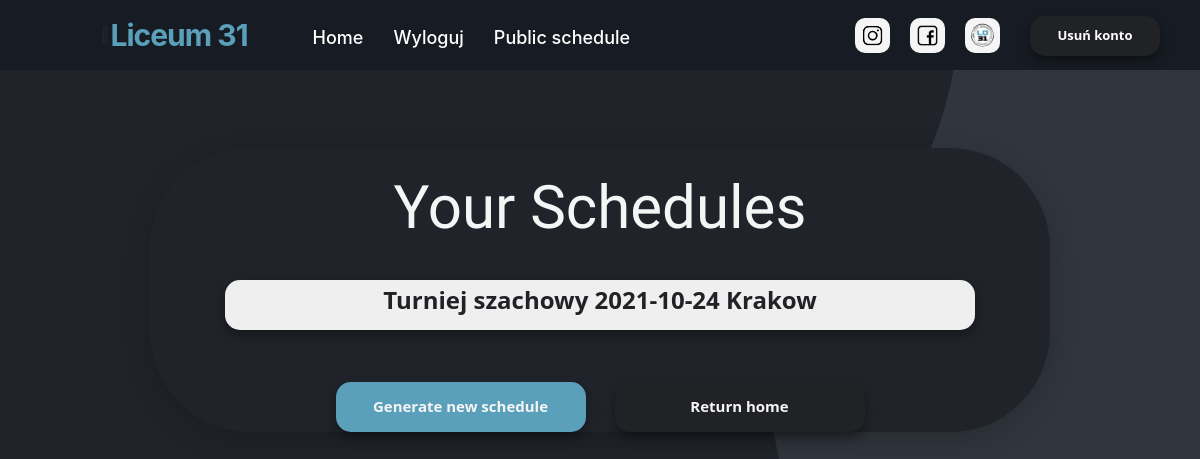
Before: /tournaments (signed in) with the older database file.
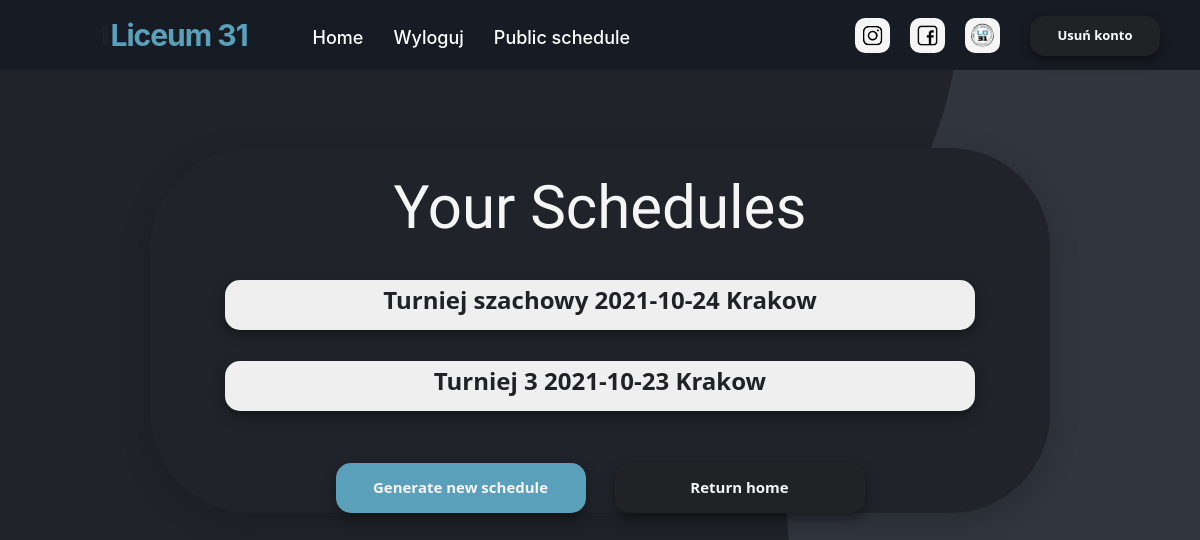
After: the same page with the newer database file.
### website/models.py (models this page shows)
class Tournament(db.Model):
    id = db.Column(db.Integer,primary_key=True)
    user_id = db.Column(db.Integer,db.ForeignKey('user.id'))
    name = db.Column(db.String(150))
    date = db.Column(db.Date)
    location = db.Column(db.String(150))
    discipline = db.Column(db.String(150))
    type = db.Column(db.String(150))
    status = db.Column(db.String(150), default="upcoming")
    is_public = db.Column(db.Boolean(),default=False)
    current_round_number = db.Column(db.Integer(),default=0)
    edited_dual_id = db.Column(db.Integer())
    rounds = db.relationship('Round')
    duals = db.relationship('Dual')
    opponents = db.relationship('Opponent')
    standings = db.relationship('Standing')

### website/views.py (the view)
@views.route('/tournaments', methods=['GET', 'POST'])
@login_required
def tournaments():
    return render_template("tournaments.html", user=current_user)

### website/__init__.py (called while the page is built)
def create_app():
    app = Flask(__name__)
    app.config['SECRET_KEY'] = 'kjabwdlajbal'
    app.config['SQLALCHEMY_DATABASE_URI'] = f'sqlite:///{DB_NAME}'
    db.init_app(app)  # inicjowanie bazy danych dla aplikacji
    from .views import views
    from .auth import auth
    app.register_blueprint(views, url_prefix='/')
    app.register_blueprint(auth, url_prefix='/')
    from .models import User
    create_datebase(app)
    login_manager = LoginManager()
    login_manager.login_view = 'auth.login'
    login_manager.init_app(app)
    @login_manager.user_loader
    def load_user(id):
        return User.query.get(int(id))
    return app

### website/templates/tournaments.html
 {% extends "base.html" %} {% block title %}Schedules{% endblock %} {% block content %}
<section class="tournaments_box_container container_tournaments">
    <br>
    <h3 align="center">Your Schedules</h3>
    <br>
    <ol class="list-group list-group-flush" id="pary">
        {% for tournament in user.tournaments %}
        <div align="center">
            <ol class="badge ">
                <button class="btn-danger_nav_list_group" onClick="showTournament({{tournament.id}})"><h4>{{tournament.name}} {{tournament.date}} {{tournament.location}}</h4> </button>
            </ol>
        </div>
        <br /> {% endfor %}
    </ol>
    <br />
    <div align="center">
        <a href="/new-schedule">
            <button type="button" class="btn-danger_nav_tournaments_blue">Generate new schedule</button>
        </a>
        <a href="/" style="margin-left: 25px;">
            <button type="button" class="btn-danger_nav_tournaments">Return home</button>
        </a>
    </div>
</section>
{% endblock %}

### website/templates/base.html (shortened to what this page needs)
<!DOCTYPE html>
<html>
<head>
    <link rel="stylesheet" href="https://stackpath.bootstrapcdn.com/bootstrap/4.4.1/css/bootstrap.min.css" />
    <link rel="stylesheet" href="https://stackpath.bootstrapcdn.com/font-awesome/4.7.0/css/font-awesome.min.css" />
    <link rel="stylesheet" href="{{ url_for('static', filename='style.css') }}">
</head>
<body>
    <nav>
        <div class="menu-icon">
            <span class="fas fa-bars"></span></div>
        <div class="logo" style="color: #5AA0BA; font-weight: 700;">
            Liceum 31</div>
        <div class="nav-items">
            {% if user.is_authenticated %}
            <li><a class="linkbutton link-active" id="home" href="/">Home</a></li>
            <li><a class="linkbutton" id="logout" href="/logout">Wyloguj</a></li>
            <li><a class="linkbutton" href="/public-schedule">Public schedule</a></li>
            {% else %}
            <li><a class="linkbutton" id="login" href="/login">Zaloguj</a></li>
            <li><a class="linkbutton" id="signUp" href="/sign-up">Zarejestruj się</a></li>
            {% endif %}
        </div>
        <a href="https://www.instagram.com/31lokrakow" target="_blank" rel="noopener noreferrer"> <img style="margin-right: 20px;" class="logo_social" src="../static/instragram-icon.png" width="35" height="35" alt="Instagram logo"></a>
        <a href="https://www.facebook.com/31LOKrakow" target="_blank" rel="noopener noreferrer"> <img style="margin-right: 20px;" class="logo_social" src="../static/facebook-icon.png" width="35" height="35" alt="Facebook logo"></a>
        <a href="https://www.lo31.krakow.pl/" target="_blank" rel="noopener noreferrer"> <img class="logo_social" src="../static/logo 31lo.png" width="35" height="35" alt="Oficjalna strona 31LO"></a>
        <button style="margin-left: 30px; margin-right: -60px;" align="right" type="submit" class="btn-danger_nav" onClick="deleteUser({{user.id}})">
      Usuń konto
    </button>
    </nav>
    <div class="container">{% block content %} {% endblock %}</div>
</body>
</html>

### website/static/style.css (style rules this page uses)
body { background-image: url("../static/bgp.png"); scroll-behavior: smooth; overflow: overlay; background-repeat: no-repeat; background-attachment: fixed }
.list-group { display: flex; flex-direction: column; padding-left: 0; margin-bottom: 0; font-weight: 700; }
nav { background: #171c24; display: flex; flex-wrap: wrap; align-items: center; justify-content: space-between; height: 70px; padding: 0 100px; }
nav .logo { color: #fff; font-size: 30px; font-weight: 600; letter-spacing: -1px; text-decoration: none; }
nav .nav-items { display: flex; flex: 1; padding: 0 0 0 50px; margin-top: 4px; }
nav .nav-items li { list-style: none; padding: 0 15px; }
nav .nav-items li a { color: #fff; font-size: 18px; font-weight: 500; text-decoration: none; }
.logo_social { border-radius: 10px; background-color: whitesmoke; }
h3 { color: whitesmoke; font-family: 'Stick No Bills', sans-serif; font-size: 60px; }
.tournaments_box_container { background-color: #20242A; height: 300px; width: 700px; box-shadow: 0 8px 30px 0 rgba(0, 0, 0, 0.2); border-radius: 100px; }
.container_tournaments { width: 900px; height: auto; margin: 0 auto; margin-top: 7%; }
a { color: #fff; font-size: 15px; font-weight: 500; text-decoration: none; }
h4 { font-family: "Segoe UI", Tahoma, Geneva, Verdana, sans-serif; }
.btn-danger_nav { background-color: #202225; border: 0; width: 130px; height: 40px; border-radius: 15px; font-family: "Segoe UI", Tahoma, Geneva, Verdana, sans-serif; color: white; font-size: 13px; font-weight: bold; outline: none; box-shadow: 0px 5px 12px rgba(0, 0, 0, 0.4); transition: 0.5s; backface-visibility: hidden; margin-top: 1px; }
.btn-danger_nav_list_group { border: 0; width: 750px; height: 50px; border-radius: 15px; outline: none; box-shadow: 0px 5px 12px rgba(0, 0, 0, 0.4); transition: 0.5s; backface-visibility: hidden; margin-top: 1px; }
.btn-danger_nav_list_group h4 { color: #202225; font-family: "Segoe UI", Tahoma, Geneva, Verdana, sans-serif; font-weight: bold; padding: 5px; }
.btn-danger_nav_tournaments_blue { background-color: #5AA0BA; border: 0; width: 250px; height: 50px; border-radius: 15px; font-family: "Segoe UI", Tahoma, Geneva, Verdana, sans-serif; color: whitesmoke; font-size: 15px; font-weight: bold; outline: none; box-shadow: 0px 5px 12px rgba(0, 0, 0, 0.4); transition: 0.5s; backface-visibility: hidden; margin-top: 1px; }
.btn-danger_nav_tournaments { background-color: #202225; border: 0; width: 250px; height: 50px; border-radius: 15px; font-family: "Segoe UI", Tahoma, Geneva, Verdana, sans-serif; color: whitesmoke; font-size: 15px; font-weight: bold; outline: none; box-shadow: 0px 5px 12px rgba(0, 0, 0, 0.4); transition: 0.5s; backface-visibility: hidden; margin-top: 1px; }

Changed rows visible on the page:
added Tournament: name "Turniej 3", date "2021-10-23", location "Krakow"
